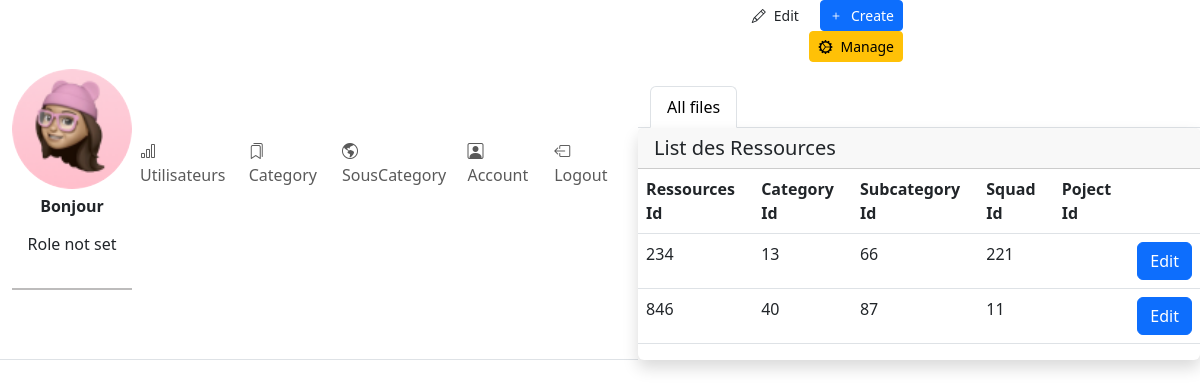
The app's page /pages/Resources.php, older data.
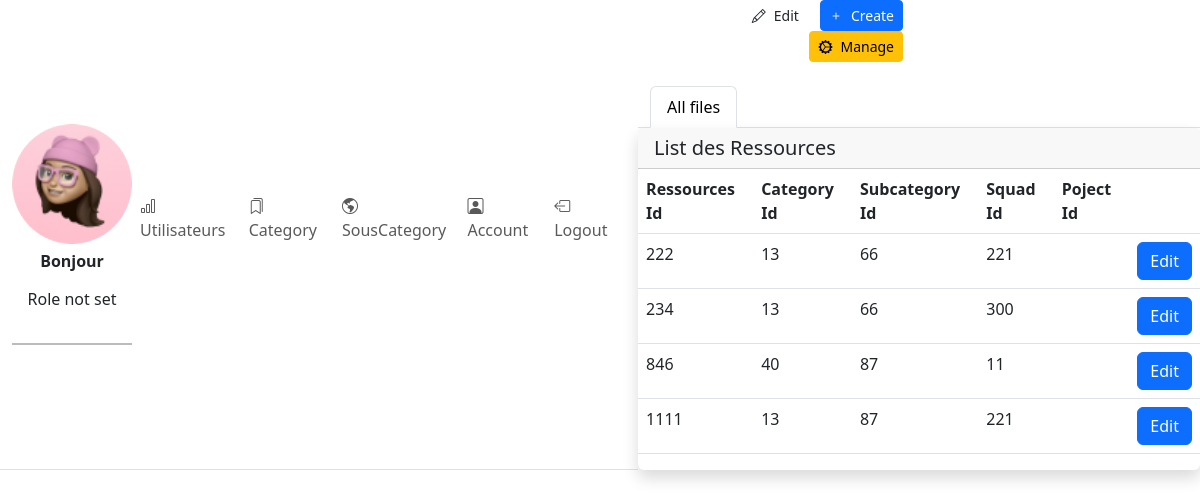
The same page, newer data.
### tables this page shows
CREATE TABLE `ressources` (
  `ResourceID` int(11) NOT NULL,
  `CategoryID` int(11) DEFAULT NULL,
  `SubcategoryID` int(11) DEFAULT NULL,
  `SquadID` int(11) DEFAULT NULL,
  `ProjectID` int(11) DEFAULT NULL
);

### pages/Resources.php (the view, shortened to what this page needs)
<!DOCTYPE html>
<html lang="en">
<head>
    <link rel="stylesheet" href="https://cdn.jsdelivr.net/npm/bootstrap@5.3.0/dist/css/bootstrap.min.css">
    <link href="https://cdn.jsdelivr.net/npm/@sweetalert2/theme-dark@4/dark.css" rel="stylesheet">
    <link rel="stylesheet" href="../css/page.css">
</head>
<body>
    <?php include('./component/sidebar.php') ?>
    <div class="h-screen flex-grow-1 overflow-y-lg-auto">
        <header class="bg-surface-primary border-bottom pt-6">
            <div class="container-fluid">
                <div class="mb-npx">
                    <div class="row align-items-center">
                        <div class="col-sm-6 col-12 text-sm-end ">
                            <div class="mx-n1">
                                <a href="#" class="btn d-inline-flex btn-sm btn-neutral border-base mx-1">
                                    <span class=" pe-2">
                                        <i class="bi bi-pencil"></i>
                                    </span>
                                    <span>Edit</span>
                                </a>
                                <a href="#" class="btn d-inline-flex btn-sm btn-primary mx-1" data-bs-toggle="modal" data-bs-target="#createUserModal">
                                    <span class=" pe-2">
                                        <i class="bi bi-plus"></i>
                                    </span>
                                    <span>Create</span>
                                </a>
                                <a href="#" class="btn d-inline-flex btn-sm btn-warning mx-1">
                                    <span class=" pe-2">
                                        <i class="bi bi-gear-wide-connected"></i>
                                    </span>
                                    <span>Manage</span>
                                </a>
                            </div>
                        </div>
                    </div>
                    <ul class="nav nav-tabs mt-4 overflow-x border-0">
                        <li class="nav-item ">
                            <a href="#" class="nav-link active">All files</a>
                        </li>
                    </ul>
                </div>
            </div>
        </header>
        <div class="card shadow border-0 mb-7">
            <div class="card-header">
                <h5 class="mb-0">List des Ressources</h5>
            </div>
            <div class="table-responsive">
                <?php
                include 'connexion.php';
                $result = $con->query("SELECT * FROM ressources");
                ?>
                <table class="table table-hover table-nowrap">
                    <thead class="thead-light">
                        <tr>
                            <th scope="col">Ressources Id</th>
                            <th scope="col">Category Id</th>
                            <th scope="col">Subcategory Id</th>
                            <th scope="col">Squad Id</th>
                            <th scope="col">Poject Id</th>
                            <th></th>
                        </tr>
                    </thead>
                    <tbody>
                        <?php foreach ($result as $value) : ?>
                            <tr>
                                <td><?php echo $value['ResourceID'] ?></td>
                                <td><?php echo $value['CategoryID'] ?></td>
                                <td><?php echo $value['SubcategoryID'] ?></td>
                                <td><?php echo $value['SquadID'] ?></td>
                                <td>
                                    <span class="badge badge-lg badge-dot">
                                    </span>
                                </td>
                                <td class="text-end">
                                    <button type="button" class="btn btn-primary edit-btn" data-bs-toggle="modal" data-bs-target="#userProfileModal<?php echo $value['ResourceID']; ?>">Edit</button>
                                </td>
                            </tr>
                        <?php endforeach; ?>
                    </tbody>
                </table>
            </div>
        </div>
</body>
</html>

### pages/component/sidebar.php (shortened to what this page needs)
<div class="d-flex flex-column flex-lg-row h-lg-full bg-surface-secondary">
    <nav class="navbar show navbar-vertical h-lg-screen navbar-expand-lg px-0 py-3 navbar-light bg-white border-bottom border-bottom-lg-0 border-end-lg"
        id="navbarVertical">
        <div class="container-fluid">
            <div class="img-admin d-flex flex-column align-items-center text-center gap-2"
                style="border-bottom: 2px solid rgba(121, 119, 119, 0.493);">
                <img class="rounded-circle" src="../images/Rectangle 49.png" alt="img-admin" height="120" width="120">
                <h2 class="h6 fw-bold">Bonjour <?php echo $_SESSION['name']; ?></h2>
                <span class="h7 admin-color">
    <?php
    if (isset($_SESSION['role'])) {
        echo $_SESSION['role'];
    } else {
        echo "Role not set";
    }
    ?>
</span>
                <br>
            </div>
            <div class="collapse navbar-expand-lg  navbar-collapse" id="sidebarCollapse">
                <?php
                if ($_SESSION['role'] === 'admin ') {
                    echo '
                        <div class="navbar-nav">
                        <li class="nav-item">
            <a class="nav-link" href="dashboard.php">
                <i class="bi bi-house"></i> Dashboard
            </a>
        </li>
        <li class="nav-item">
            <a class="nav-link" href="Users.php">
                <i class="bi bi-bar-chart"></i> Utilisateurs
            </a>
        </li>
        <li class="nav-item">
            <a class="nav-link" href="Resources.php">
                <i class="bi bi-chat"></i> Ressources
                <span class="badge bg-soft-primary text-primary rounded-pill d-inline-flex align-items-center ms-auto">6</span>
            </a>
        </li>
        <li class="nav-item">
            <a class="nav-link" href="Category.php">
                <i class="bi bi-bookmarks"></i> Category
            </a>
        </li>
        <li class="nav-item">
            <a class="nav-link" href="SousCategory.php">
                <i class="bi bi-globe-americas"></i> SousCategory
            </a>
        </li>
        <li class="nav-item">
            <a class="nav-link" href="#">
                <i class="bi bi-file-text"></i> Posts
            </a>
        </li>';
                }
                else{
                    echo '
                        <div class="navbar-nav">
        <li class="nav-item">
            <a class="nav-link" href="Users.php">
                <i class="bi bi-bar-chart"></i> Utilisateurs
            </a>
        </li>
        <li class="nav-item">
            <a class="nav-link" href="Category.php">
                <i class="bi bi-bookmarks"></i> Category
            </a>
        </li>
        <li class="nav-item">
            <a class="nav-link" href="SousCategory.php">
                <i class="bi bi-globe-americas"></i> SousCategory
            </a>
        </li>
        ';
                };
                ?>
                <ul class="navbar-nav ">
                    <li class="nav-item">
                        <a class="nav-link" href="#">
                            <i class="bi bi-person-square"></i> Account
                        </a>
                    </li>
                    <li class="nav-item">
                        <a class="nav-link" href="../index.php"
                            onclick="return confirm('Are you sure you want to logout?')">
                            <i class="bi bi-box-arrow-left"></i> Logout
                        </a>
                    </li>
                </ul>
            </div>
        </div>
    </nav>

Row changes from the older to the newer data that the page shows:
added ressources: ResourceID "222", CategoryID "13", SubcategoryID "66", SquadID "221"
changed ressources id 234: SquadID "221" → "300"
added ressources: ResourceID "1111", CategoryID "13", SubcategoryID "87", SquadID "221"
